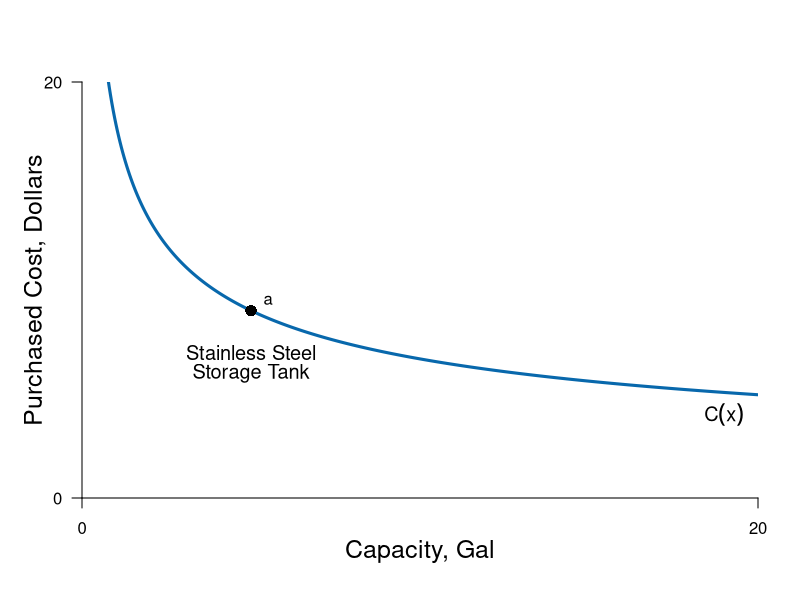

Recreate this plot in R.
pdf(file = "firmmarketsupply/ss_st.pdf", width = 9, height = 7)

#Set parameters for graphics
axislabelsize <- 1.5
labelsize <- 1.2
graphlinewidth <- 3
segmentlinewidth <- 2

COL <- c("#7fc97f", "#beaed4", "#fdc086", "#ffff99", "#386cb0", "#f0027f", "#bf5b17", "#666666")
COLA <- c("#e0f3db", "#99d8c9","#66c2a4","#41ae76", "#238b45", "#005824")
COLB <- c("#c6dbef", "#4eb3d3", "#2b8cbe", "#0868ac","#084081")
COLC <- c("#fcfbfd", "#efedf5", "#dadaeb", "#bcbddc", "#9e9ac8", "#807dba", "#6a51a3", "#54278f", "#3f007d")

xlims <- c(0, 20)
ylims <- c(0, 20)

npts <- 501 
x <- seq(xlims[1], xlims[2], length.out = npts)
y <- seq(ylims[1], ylims[2], length.out = npts) 
a <- c(46.08, 55, 64)
b <- c(46.08, 55, 64)

plot(0, 0, xlim = xlims, ylim = ylims, type = "n",
     xlab = expression(paste("")),
     ylab = expression(paste("")), 
     xaxt = "n", 
     yaxt = "n", 
     cex.lab = axislabelsize, 
     bty = "n",
     xaxs="i", 
     yaxs="i")

ticksy <- c(0, ylims[2])
ylabels <- c(0, ylims[2])
ticksx <- c(0, xlims[2])
xlabels <- c(0, xlims[2])

axis(1, at = ticksx, pos = 0, labels = xlabels)
axis(2, at = ticksy, pos = 0, labels = ylabels, las = 1)

npts <- 500 
xx1 <- seq(xlims[1], xlims[2], length.out = npts)

cost <- function(x = xx1, a = 18){
  a*x^(-0.43)
}

# Cost Func.
lines(xx1, cost(), col = COLB[4], lwd = graphlinewidth)

# Label Cost Func
text(5, 7, expression(paste("Stainless Steel")), cex = labelsize)
text(5, 6, expression(paste("Storage Tank")), cex = labelsize)

text(19, 4, expression(paste(C(x))), cex = labelsize)

# Point
points(5, cost(5), pch = 16, col = "black", cex = 1.5)
text(5.5, cost(5)+0.5, expression(a))

# Label x,y axis
mtext(expression(paste("Capacity, Gal")), side=1, line = 2.5, cex = axislabelsize)
text(-1.4, 0.5*ylims[2], expression(paste("Purchased Cost, Dollars")), xpd = TRUE, cex = axislabelsize, srt = 90) 


dev.off()
